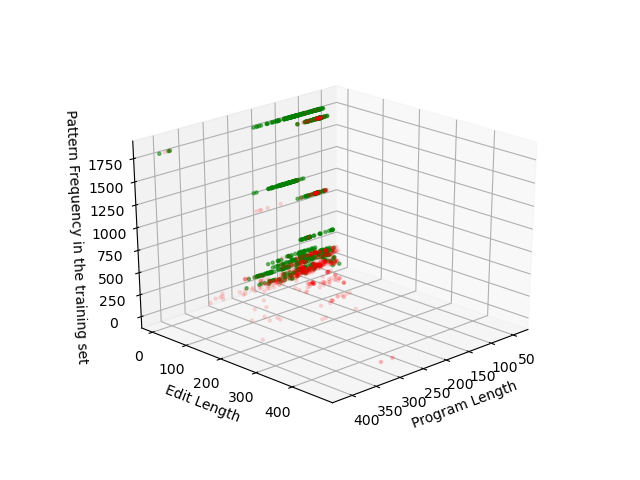

This chart was generated by the following Python code:
import matplotlib.pyplot as plt
import numpy as np

import pdb

f1=open('statistics_true_3d.csv')
f2=open('statistics_false_3d.csv')

correctXs=[]
correctYs=[]
correctZs=[]
correctSize=[]

corrects=f1.readlines()
for correct in corrects:
    correctXs.append(int(correct.split(',')[1]))
    correctYs.append(int(correct.split(',')[2]))
    correctZs.append(int(correct.split(',')[3]))
    # if int(correct.split(',')[1]) in correctXs and int(correct.split(',')[2]) in correctYs:
    #     correctSize[correctXs.index(int(correct.split(',')[1]))]+=1
    # else:
    #     correctXs.append(int(correct.split(',')[1]))
    #     correctYs.append(int(correct.split(',')[2]))
    #     correctSize.append(1)
    

failureXs=[]
failureYs=[]
failureZs=[]
failureSize=[]

failures=f2.readlines()
for failure in failures:
    failureXs.append(int(failure.split(',')[1]))
    failureYs.append(int(failure.split(',')[2]))
    failureZs.append(int(failure.split(',')[3]))
    # if int(failure.split(',')[1]) in failureXs and int(failure.split(',')[2]) in failureYs:
    #     failureSize[failureXs.index(int(failure.split(',')[1]))]+=1
    # else:
    #     failureXs.append(int(failure.split(',')[1]))
    #     failureYs.append(int(failure.split(',')[2]))
    #     failureSize.append(1)


fig = plt.figure()
ax = fig.add_subplot(111,projection='3d')

ax.scatter(failureXs,failureYs,failureZs,marker='.',color='red',alpha=0.1)
ax.scatter(correctXs,correctYs,correctZs,marker='.',color='green',alpha=0.5)

#ax.plot(failureXs,failureYs,'.',color='red')
#ax.invert_yaxis()
ax.set_xlabel('Program Length')
ax.set_ylabel('Edit Length')
ax.set_zlabel('Pattern Frequency in the training set')
plt.show()
